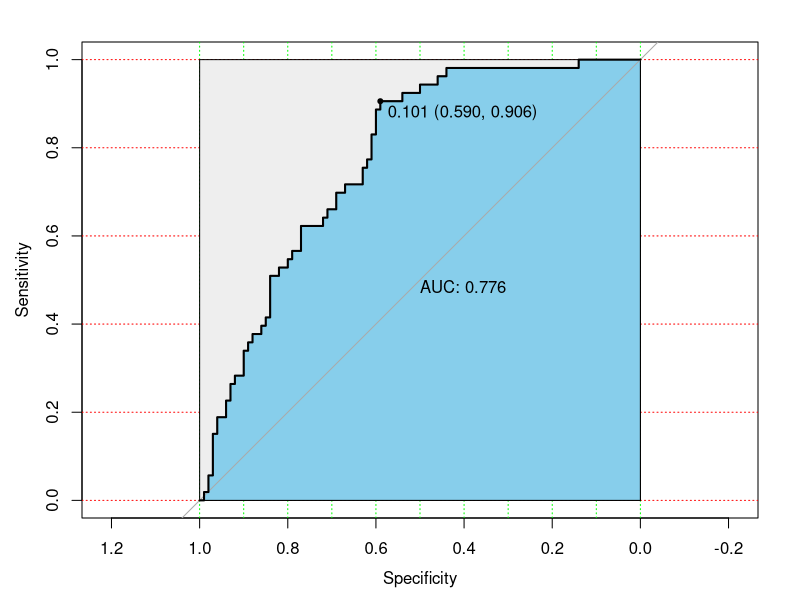

This chart was generated by the following R code: (Note: this script raises an error after producing the figure.)
## ---- chunk 1
library(tidyverse)    # data manipulation
library(rpart)        # decision tree
library(randomForest)
library(e1071)        # Naive Bayes algorithms
library(mlbench)      # PimaIndiansDiabetes2 dataset
library(caret)        # Impute missing values
## ---- chunk 2
data(PimaIndiansDiabetes2)
PimaIndiansDiabetes2 <- as_tibble(PimaIndiansDiabetes2)
str(PimaIndiansDiabetes2)
summary(PimaIndiansDiabetes2)
## ---- chunk 3
preProc <- PimaIndiansDiabetes2 %>% 
  select(-diabetes) %>% 
  preProcess(method = "bagImpute")
#col_diabetes <- PimaIndiansDiabetes2$diabetes
PID2    <- predict(preProc, PimaIndiansDiabetes2[, -9]) %>% 
  bind_cols(select(PimaIndiansDiabetes2, diabetes))

#summary(PID2) # no missing value
## ---- chunk 4
set.seed(54321)
index     <- createDataPartition(PID2$diabetes, p = 0.8, list = F)
train_df  <- PID2[ index, ]
test_df   <- PID2[-index, ]

# Examine the proportions of the Survived class lable across
# the datasets.
table(PID2$diabetes) %>% prop.table()
table(train_df$diabetes) %>% prop.table()
table(test_df$diabetes) %>% prop.table()
## ---- chunk 5
mod1  <- naiveBayes(diabetes ~ ., data = train_df)
pred1 <- predict(mod1, test_df)
table(pred1, test_df$diabetes)
## ---- chunk 6
library(gmodels)
# NB
CrossTable(test_df$diabetes, pred1, prop.r = F, prop.c = F, prop.t = T, prop.chisq = F)
# DT
#CrossTable(test_df$diabetes, pred2, prop.r = F, prop.c = F, prop.t = T, prop.chisq = F)
# RF
#CrossTable(test_df$diabetes, pred3, prop.r = F, prop.c = F, prop.t = T, prop.chisq = F)
## ---- chunk 7
library(pROC)
pre <- predict(mod1, test_df, type = "raw")
modROC <- roc(test_df$diabetes, pre[, 2])
plot(modROC, print.auc = T, print.thres = T,
     auc.polygon = T, max.auc.polygon = T, auc.polygon.col = "skyblue",
     grid = c(0.1, 0.2), grid.col = c("green", "red"))
## ---- chunk 8
#NB
mod1  <- naiveBayes(diabetes ~ ., data = train_df)
pred1 <- predict(mod1, test_df)
table(pred1, test_df$diabetes)
#DT
mod2  <- rpart(diabetes ~ ., data = train_df, method = "class")
pred2 <- predict(mod2, test_df, type = "class")
table(pred2, test_df$diabetes)
#RF
mod3  <- randomForest(diabetes ~ ., data = train_df, ntree = 300)
pred3 <- predict(mod3, test_df)
table(pred3, test_df$diabetes)
## ---- chunk 9
Ctrl  <- trainControl(method = "cv", number = 10)
set.seed(3456)
mod4  <- train(diabetes ~ ., data = train_df, method = "nb", trControl = Ctrl)
pred4 <- predict(mod4, test_df)
table(pred4, test_df$diabetes)
## ---- chunk 10
train.control <- trainControl(method = "repeatedcv", number = 10, repeats = 3,
                              search = "grid")

# Leverage a grid search of hyperparameters for xgboost. See 
# the following presentation for more information:
# https://www.slideshare.net/odsc/owen-zhangopen-sourcetoolsanddscompetitions1
tune.grid <- expand.grid(eta              = c(0.05, 0.075, 0.1),
                         nrounds          = c(50, 75, 100),
                         max_depth        = 6:8,
                         min_child_weight = c(2.0, 2.25, 2.5),
                         colsample_bytree = c(0.3, 0.4, 0.5),
                         gamma            = 0,
                         subsample        = 1)
library(doParallel)
cl <- makeCluster(4)
registerDoParallel(cl)


mod5 <- train(diabetes ~ ., 
                   data      = train_df,
                   method    = "xgbTree",
                   tuneGrid  = tune.grid,
                   trControl = train.control)
stopCluster(cl)

pred5 <- predict(mod5, test_df)
table(pred5, test_df$diabetes)
# Use caret's confusionMatrix() function to estimate the 
# effectiveness of this model on unseen, new data.
confusionMatrix(pred5, test_df$diabetes)
